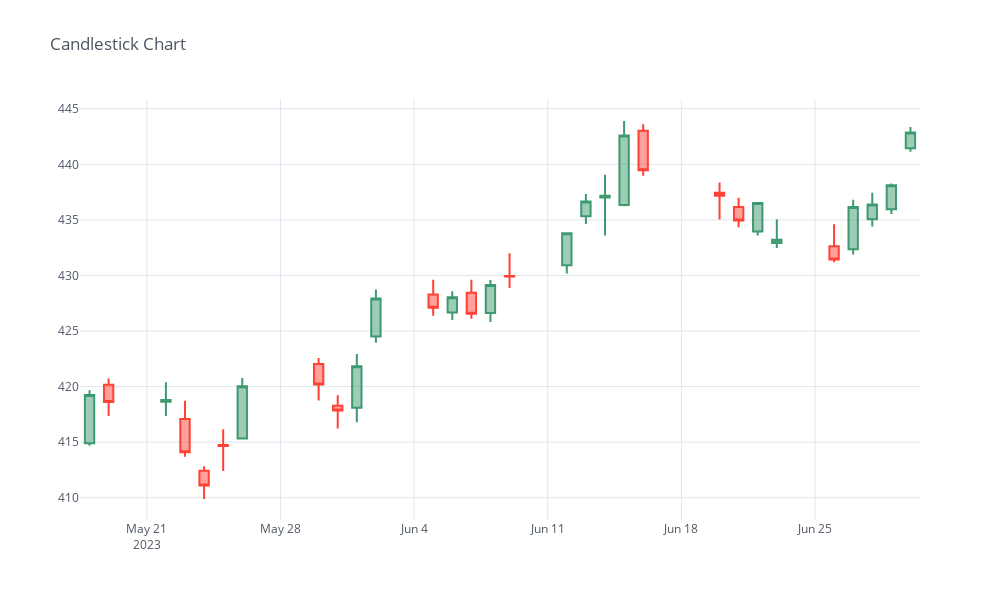

Notebook source saved alongside this figure:
### Code cell
# Plotting Candlestick
df3[-30:].iplot(kind='candle', title='Candlestick Chart', dimensions=(1000, 600))

### Figure 1 — Plotly figure (JSON) as saved in the notebook; plotly's stock layout.template omitted (floating-point values rounded to 4 significant figures)
{"data": [{"close": [419.2, 418.6, 418.8, 414.1, 411.1, 414.6, 420.0, 420.2, 417.9, 421.8, 427.9, 427.1, 428.0, 426.5, 429.1, 429.9, 433.8, 436.7, 437.2, 442.6, 439.5, 437.2, 434.9, 436.5, 433.2, 431.4, 436.2, 436.4, 438.1, 442.9], "high": [419.7, 420.7, 420.4, 418.7, 412.8, 416.2, 420.8, 422.6, 419.2, 422.9, 428.7, 429.6, 428.6, 429.6, 429.6, 432.0, 433.9, 437.3, 439.1, 443.9, 443.6, 438.4, 437.0, 436.6, 435.1, 434.6, 436.8, 437.4, 438.3, 443.4], "low": [414.7, 417.4, 417.4, 413.7, 409.9, 412.4, 415.2, 418.7, 416.2, 416.8, 424.0, 426.4, 426.0, 426.1, 425.8, 428.9, 430.2, 434.6, 433.6, 436.2, 439.0, 435.0, 434.3, 433.6, 432.5, 431.2, 431.9, 434.4, 435.5, 441.1], "open": [414.9, 420.2, 418.6, 417.1, 412.4, 414.7, 415.3, 422.0, 418.3, 418.1, 424.5, 428.3, 426.7, 428.4, 426.6, 430.0, 430.9, 435.3, 437.0, 436.3, 443.0, 437.5, 436.2, 434.0, 432.9, 432.6, 432.4, 435.0, 436.0, 441.4], "showlegend": false, "type": "candlestick", "x": ["2023-05-18", "2023-05-19", "2023-05-22", "2023-05-23", "2023-05-24", "2023-05-25", "2023-05-26", "2023-05-30", "2023-05-31", "2023-06-01", "2023-06-02", "2023-06-05", "2023-06-06", "2023-06-07", "2023-06-08", "2023-06-09", "2023-06-12", "2023-06-13", "2023-06-14", "2023-06-15", "2023-06-16", "2023-06-20", "2023-06-21", "2023-06-22", "2023-06-23", "2023-06-26", "2023-06-27", "2023-06-28", "2023-06-29", "2023-06-30"], "yaxis": "y2"}], "layout": {"height": 600, "legend": {"bgcolor": "#FFFFFF", "font": {"color": "#4D5663"}}, "paper_bgcolor": "#FFFFFF", "plot_bgcolor": "#FFFFFF", "title": {"font": {"color": "#4D5663"}, "text": "Candlestick Chart"}, "width": 1000, "xaxis": {"gridcolor": "#E1E5ED", "rangeslider": {"visible": false}, "showgrid": true, "tickfont": {"color": "#4D5663"}, "title": {"font": {"color": "#4D5663"}, "text": ""}, "zerolinecolor": "#E1E5ED"}, "yaxis": {"gridcolor": "#E1E5ED", "showgrid": true, "showticklabels": false, "tickfont": {"color": "#4D5663"}, "title": {"font": {"color": "#4D5663"}, "text": ""}, "zerolinecolor": "#E1E5ED"}, "yaxis2": {"gridcolor": "#E1E5ED", "showgrid": true, "tickfont": {"color": "#4D5663"}, "title": {"font": {"color": "#4D5663"}, "text": ""}, "zerolinecolor": "#E1E5ED"}}}
